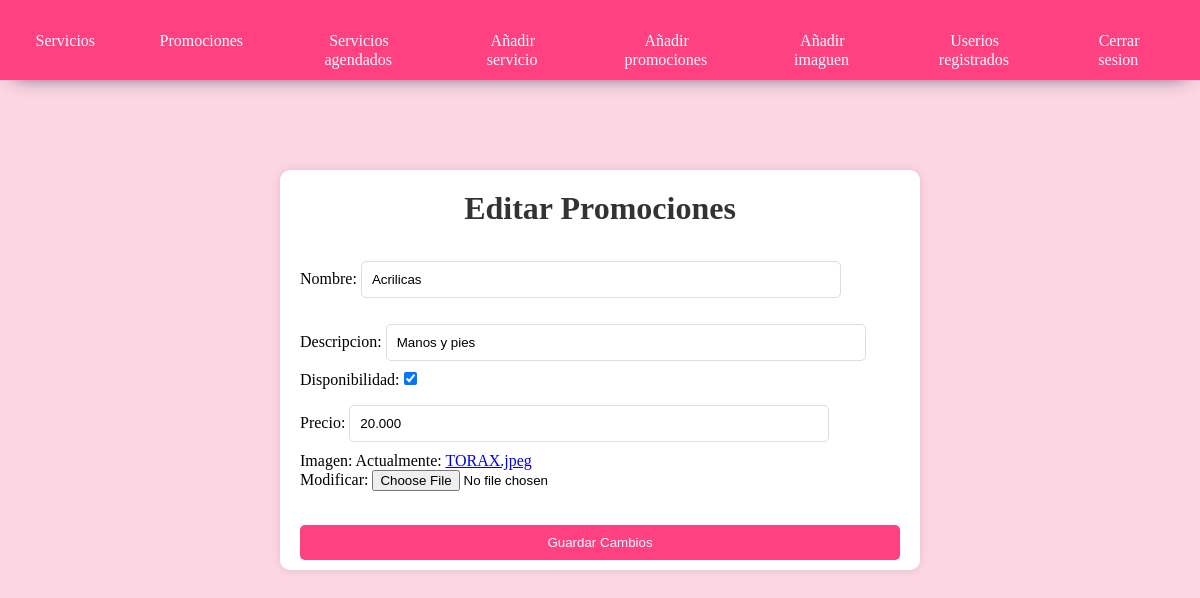
Screenshot of /editar_promocion/1/ with the database file from the repository.
### DANI_NAIL_ART/models.py (models this page shows, shortened)
class Promociones(models.Model):
    nombre = models.CharField(max_length=100)
    descripcion = models.CharField(max_length=100)
    disponibilidad = models.BooleanField()
    precio = models.DecimalField(max_digits=10, decimal_places=3, validators=[MinValueValidator(0)])
    imagen = models.ImageField()

### DANI_NAIL_ART/views.py (the view)
# urls.py: path('editar_promocion/<int:promocion_id>/', views.editar_promocion, name='editar_promocion'),
def editar_promocion(request, promocion_id):
    promocion = get_object_or_404(Promociones, pk=promocion_id)
    if request.method == 'POST':
        form = Agendar_PromocionesForm(request.POST, request.FILES, instance=promocion)
        if form.is_valid():
            form.save()
            return redirect('Promociones_agendadas')
    else:
        form = Agendar_PromocionesForm(instance=promocion)
    return render(request, 'Promociones/Editar_promocion.html', {'form': form, 'promocion': promocion})

### DANI_NAIL_ART/forms.py
class Agendar_PromocionesForm(forms.ModelForm):
    class Meta:
        model = Promociones
        fields = ['nombre', 'descripcion', 'disponibilidad', 'precio', 'imagen']

### DANI_NAIL_ART/templates/Promociones/Editar_promocion.html (shortened to what this page needs)
{% extends 'layouts/base_admin.html' %}
{% load static %}
{% block content %}
<br><br><br><br><br>
<div class="formulario">
    <h1 style="text-align: center; color: #333;">Editar Promociones</h1>
    <form method="POST" enctype="multipart/form-data" class="promocion-form">
        <br>
        {{ form.as_p }}
        <br>
        <button type="submit" class="boton-guardar">Guardar Cambios</button>
    </form>
</div>
{% endblock %}

### DANI_NAIL_ART/templates/layouts/base_admin.html (style rules this page uses)
* { padding: 0; margin: 0; box-sizing: border-box; }
body { background-color: #fcd6e2; }

### DANI_NAIL_ART/templates/Promociones/Editar_promocion.html (style rules this page uses)
.formulario { width: 40rem; height: 25rem; margin: 0 auto; background-color: #fff; padding: 20px; border-radius: 10px; box-shadow: 0 0 10px rgba(0, 0, 0, 0.1); }
.promocion-form { display: flex; flex-direction: column; }
.promocion-form input[type="text"], .promocion-form input[type="number"] { width: 80%; margin-bottom: 10px; margin-top: 1rem; padding: 10px; border-radius: 5px; border: 1px solid #ddd; }
.boton-guardar { background-color: #ff4081; color: white; margin-top: 1rem; padding: 10px 20px; border: none; border-radius: 5px; cursor: pointer; }

### rows the page displays
Promociones: nombre "Acrilicas", descripcion "Manos y pies", disponibilidad "☑", precio "20.000"
